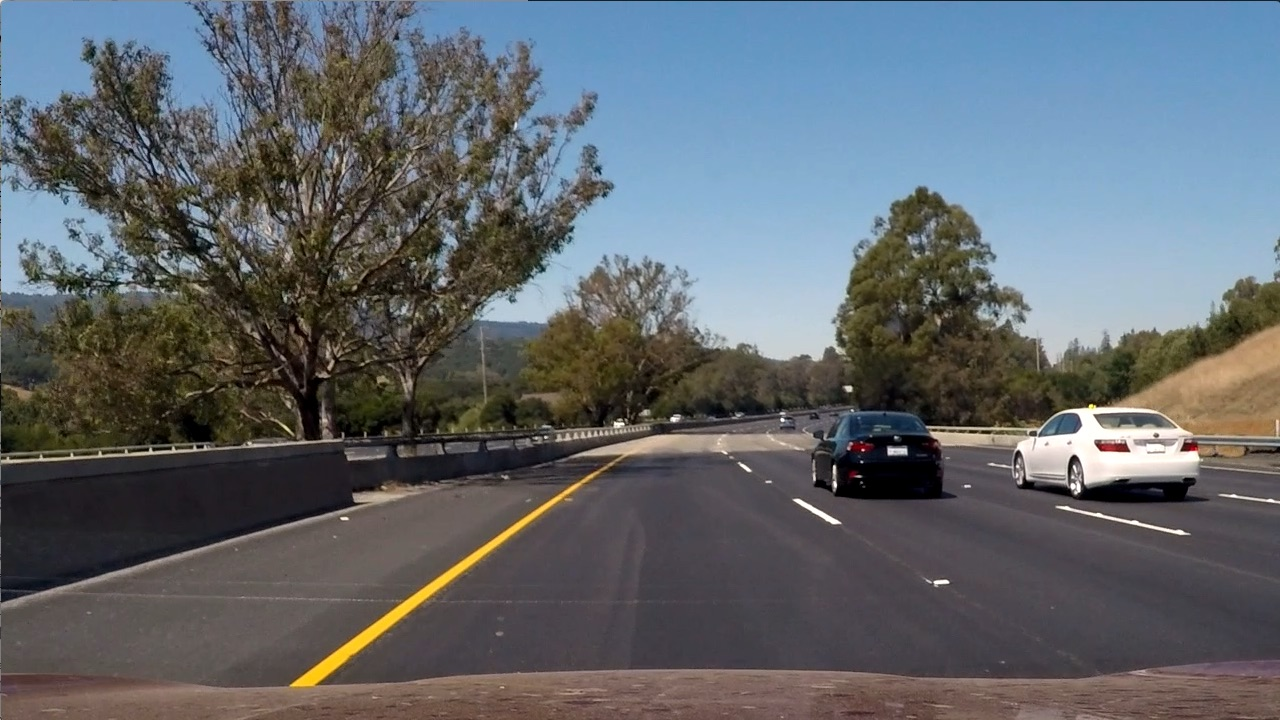
#> input picture Vehicle-Detection-and-Tracking/test_images/test6.jpg, 1280 x 720 px
$ jupyter execute --allow-errors Vehicle-Detection-and-Tracking.ipynb   (shell and % lines are left out)   (older library calls are emulated)
#> lines starting #> are read from the running program, lines starting #| are printed output that depends on the picture
# Vehicle Detection and Tracking

The goals / steps of this project are the following:

1. Decide what features to use
    * color based features
    * gradient based features
2. Choose and train a classifier. A linear SVM is probably a best bet for ideal combination of  speed and accuracy
3. Implement sliding window technique to search for vehicles in some test images
    * Multiscale search
    * Tiling schemes
4. Once we got a working detection pipeline, try it on a video stream, and implement tracking to detect vehicles.

## Feature extraction on a labeled training set of images

[cell 1]
import matplotlib.image as mpimg
import matplotlib.pyplot as plt
import numpy as np
import cv2
import glob
import time
import random
from scipy.ndimage import rotate
from sklearn.svm import LinearSVC
from sklearn.preprocessing import StandardScaler
from skimage.feature import hog
from sklearn.model_selection import train_test_split

from collections import deque
from moviepy.editor import VideoFileClip
from IPython.display import HTML
from scipy.ndimage.measurements import label

Here we combined both color-based and shape based features. While it could be cumbersome to include three color channels of a full resolution image, we perform spatial binning on an image and still retain enough information to help in finding vehicles. We also compute color histogram features.

Color-based features only capture one aspect of object's appearance. When we have class of objects that can vary in color, gradients will give more robust representation. We compute histogram of gradient directions or orientations feature.

All the above features are combined by concatinating them. Features are normalized after concatination to avoid one type of feature dominating the other.

[cell 2]
# Define a function to compute binned color features
# [32 lines left out: functions bin_spatial, color_hist, get_hog_features, not called in this run]

# Define a function to extract features from a list of images
# Have this function call bin_spatial() and color_hist()
def extract_features(imgs, color_space='RGB', spatial_size=(32, 32),
                     hist_bins=32, hist_range=(0, 256), orient=9,
                     pix_per_cell=8, cell_per_block=2, hog_channel=0):
    # Define an empty list to receive features
    img_features = []
    for image in imgs:
        img = mpimg.imread(image)
        # Apply color conversion if other than 'RGB'
        if color_space != 'RGB':
            if color_space == 'HSV':
                feature_image = cv2.cvtColor(img, cv2.COLOR_RGB2HSV)
            elif color_space == 'LUV':
                feature_image = cv2.cvtColor(img, cv2.COLOR_RGB2LUV)
            elif color_space == 'HLS':
                feature_image = cv2.cvtColor(img, cv2.COLOR_RGB2HLS)
            elif color_space == 'YUV':
                feature_image = cv2.cvtColor(img, cv2.COLOR_RGB2YUV)
            elif color_space == 'YCrCb':
                feature_image = cv2.cvtColor(img, cv2.COLOR_RGB2YCrCb)
        else:
            feature_image = np.copy(img)
        # Compute spatial features
        spatial_features = bin_spatial(feature_image, size=spatial_size)
        # Compute histogram features
        hist_features = color_hist(feature_image, nbins=hist_bins, bins_range=hist_range)
        # Compute HOG features
        if hog_channel == 'ALL':
            hog_features = []
            for channel in range(feature_image.shape[2]):
                hog_features.extend(get_hog_features(feature_image[:,:,channel],
                                    orient, pix_per_cell, cell_per_block,
                                    vis=False, feature_vec=True))
        else:
            hog_features = get_hog_features(feature_image[:,:,hog_channel], orient,
                        pix_per_cell, cell_per_block, vis=False, feature_vec=True)
        # Append features to list
        img_features.append(np.concatenate((spatial_features, hist_features, hog_features)))

    # Return concatenated array of features
    return img_features

[cell 3]
cars, notcars = [], []

cars += (glob.glob('./dataset/vehicles/GTI_Far/*.png') +
         glob.glob('./dataset/vehicles/GTI_Left/*.png') +
         glob.glob('./dataset/vehicles/GTI_MiddleClose/*.png') +
         glob.glob('./dataset/vehicles/GTI_Right/*.png') +
         glob.glob('./dataset/vehicles/KITTI_extracted/*.png'))

notcars += (glob.glob('./dataset/non-vehicles/Extras/*.png') +
            glob.glob('./dataset/non-vehicles/GTI/*.png'))

[cell 4]
spatial_size = (32, 32)
hist_bins = 32
hist_range = (0, 256)

color_space = 'HLS' # Can be RGB, HSV, LUV, HLS, YUV, YCrCb
orient = 9
pix_per_cell = 8
cell_per_block = 2
hog_channel = "ALL" # Can be 0, 1, 2, or "ALL"

[cell 5]
car_features = extract_features(cars, color_space=color_space,
                                spatial_size=spatial_size, hist_bins=hist_bins,
                                hist_range=hist_range, orient=orient,
                                pix_per_cell=pix_per_cell, cell_per_block=cell_per_block,
                                hog_channel=hog_channel)
notcar_features = extract_features(notcars, color_space=color_space,
                                   spatial_size=spatial_size, hist_bins=hist_bins,
                                   hist_range=hist_range, orient=orient,
                                   pix_per_cell=pix_per_cell, cell_per_block=cell_per_block,
                                   hog_channel=hog_channel)

[cell 6]
# import pdb;pdb.set_trace()
X = np.vstack((car_features, notcar_features)).astype(np.float64)
# Fit a per-column scaler
#> (the rest of this cell did not finish here and is left out)

## Train a Linear SVM classifier

We use the feature vectors computed above to detect cars. Design a SVM classifier that can differentiate between car images and non-car images, then run that classifier across an entire frame by sampling small patches along the way. The patches that are classified as car are the desired detections.

We train the classifier to distinguish between car and non-car images

[cell 7]
# Use a linear SVC
svc = LinearSVC()
# Check the training time for the SVC
t=time.time()
#> (the rest of this cell did not finish here and is left out)

That's a great accuracy

## Mulit-scale windows

In general, we don't know what size our object of interest will be in the image we are searching. So it makes sense to search multiple scales. Here we are establishing minimum and maximum scale at which we expect the object to appear and then reasonable number of intermediate scales to scan as well

[cell 8]
# Define a function that takes an image,
# start and stop positions in both x and y,
# window size (x and y dimensions),
# and overlap fraction (for both x and y)
def slide_window(img, x_start_stop=[None, None], y_start_stop=[None, None],
                    xy_window=(64, 64), xy_overlap=(0.5, 0.5)):
    # If x and/or y start/stop positions not defined, set to image size
    if x_start_stop[0] == None:
        x_start_stop[0] = 0
    if x_start_stop[1] == None:
        x_start_stop[1] = img.shape[1]
    if y_start_stop[0] == None:
        y_start_stop[0] = 0
    if y_start_stop[1] == None:
        y_start_stop[1] = img.shape[0]
    # Compute the span of the region to be searched
    xspan = x_start_stop[1] - x_start_stop[0]
    yspan = y_start_stop[1] - y_start_stop[0]
    # Compute the number of pixels per step in x/y
    nx_pix_per_step = np.int(xy_window[0]*(1 - xy_overlap[0]))
    ny_pix_per_step = np.int(xy_window[1]*(1 - xy_overlap[1]))
    # Compute the number of windows in x/y
    nx_buffer = np.int(xy_window[0]*(xy_overlap[0]))
    ny_buffer = np.int(xy_window[1]*(xy_overlap[1]))
    nx_windows = np.int((xspan-nx_buffer)/nx_pix_per_step)
    ny_windows = np.int((yspan-ny_buffer)/ny_pix_per_step)
    # Initialize a list to append window positions to
    window_list = []
    # Loop through finding x and y window positions
    # Note: you could vectorize this step, but in practice
    # you'll be considering windows one by one with your
    # classifier, so looping makes sense
    for ys in range(ny_windows):
        for xs in range(nx_windows):
            # Calculate window position
            startx = xs*nx_pix_per_step + x_start_stop[0]
            endx = startx + xy_window[0]
            starty = ys*ny_pix_per_step + y_start_stop[0]
            endy = starty + xy_window[1]

            # Append window position to list
            window_list.append(((startx, starty), (endx, endy)))
    # Return the list of windows
    return window_list

# Define a function to draw bounding boxes
def draw_boxes(img, bboxes, color=(0, 0, 255), thick=6):
    # Make a copy of the image
    imcopy = np.copy(img)
    # Iterate through the bounding boxes
    for bbox in bboxes:
        # Draw a rectangle given bbox coordinates
        cv2.rectangle(imcopy, bbox[0], bbox[1], color, thick)
    # Return the image copy with boxes drawn
    return imcopy

[cell 9]
start, stop, step = 90, 191, 20
xy_window = [(n, int(n * 0.65)) for n in range(start, stop, step)]
ystart = 400
overlap = 1.65
xstep = int(1280 / len(xy_window))
x_start_stop = [(n, n + xstep - 1) for n in range(0, 1280, xstep)]
y_start_stop = [(ystart, ystart + n + 2 * step) for n in range(start, stop, step)]
xy_overlap = [(0.8, 0.8) for _ in range(start, stop, step)]

color = []
for _ in range(start, stop, step):
    base = [0, 0, 0]
    base[random.randint(0,2)] = random.randint(150, 255)
    color.append(tuple(base))

[cell 10]

image = mpimg.imread('./test_images/test6.jpg')
#> image is the input picture: shape (720, 1280, 3); mean R, G, B 97, 102.6, 107.9
draw_image = np.copy(image)
image = image * 1.0 / 255

windows = []
for i in range(len(xy_window)):
    current_windows = slide_window(image,
                                   x_start_stop=x_start_stop[i],
                                   y_start_stop=(400, 720),
                                   xy_window=xy_window[i],
                                   xy_overlap=(0, 0))
    windows += current_windows
    draw_image = draw_boxes(draw_image, current_windows, color=color[i])
#> this loop made 6 passes
#> current_windows on passes 5 to 6: [((852, 400), (1022, 510)), ((852, 510), (1022, 620))], [((1065, 400), (1255, 523)), ((1065, 523), (1255, 646))]
#> pass 2, `draw_image = draw_boxes(draw_image, current_windows, color=color[i])`:
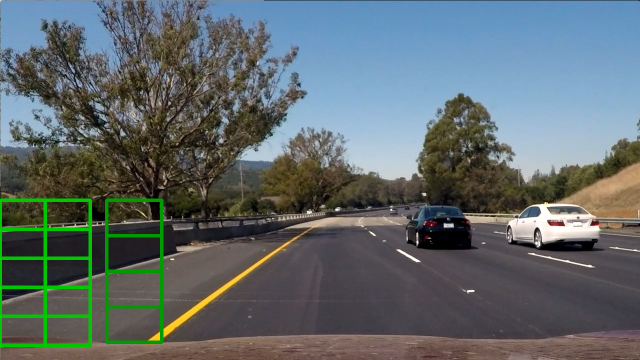
#> draw_image: shape (720, 1280, 3) (shown at 1/2 size); mean R, G, B 95.4, 105.1, 106.6
#> after the loop:
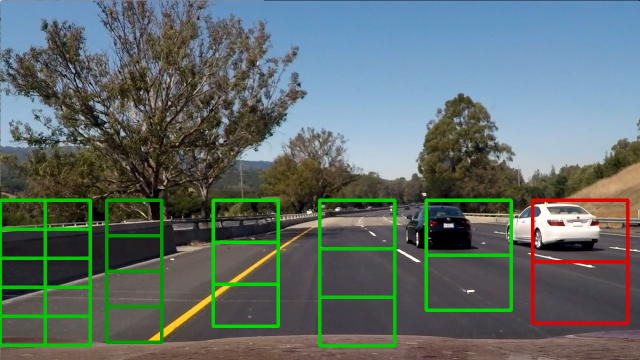
#> draw_image: shape (720, 1280, 3) (shown at 1/2 size); mean R, G, B 94.5, 107.5, 104.2

plt.imshow(draw_image)
#> (this line was passed over: IPython is not available in this run)
plt.imsave('./output_images/Multi_scale_windows.jpg', draw_image)

Patches at above window locations will be searched for for in each and every frame of the test video

## Use sliding-window technique and a trained classifier to search for vehicles in images

We have restricted the search area for the cars in an image to lower half of the image as shown above. Also window sizes is chosen by taking into account that cars appear smaller near the horizon and larger when they are close to our camera.

[cell 11]
# Define a function to extract features from a single image window
# This function is very similar to extract_features()
# just for a single image rather than list of images
# [68 lines left out: functions single_img_features, search_windows, not called in this run]

#> (a cell that did not finish here is left out)

Results seems to be pretty good, but there is a false positive in test2.jpg, and there are many duplicate detections in rest of the images.
Following section removes false positives and multiple detections

## Heat map to remove false positives and multiple detections

To make a heat-map, you're simply going to add "heat" (+=1) for all pixels within windows where a positive detection is reported by your classifier. The "hot" parts of the map are where the cars are, and by imposing a threshold, we can reject areas affected by false positives.

[cell 13]
# [30 lines left out: functions add_heat, apply_threshold, draw_labeled_bboxes, not called in this run]

Following output shows the averaged detections after getting rid of false positives and mulitple detections.

#> (a cell that did not finish here is left out)

That's pretty cool ! We were able to detect all the cars without and false positives and multiple detections

## Run above pipeline on a video stream

In practice, we integrated a heat map over several frames of video, such that areas of multiple detections get "hot", while transient false positives stay "cool". we then simply thresholded the heatmap to remove false positives.

Once you have a thresholded heat-map, there are many ways we could go about trying to figure out how many cars you have in each frame and which pixels belong to which cars, but one of the most straightforward solutions is to use the label() function from scipy.ndimage.measurements.

[cell 15]
start, stop, step = 90, 191, 20
xy_window = [(n, int(n * 0.65)) for n in range(start, stop, step)]
ystart = 400
overlap = 1.65
y_start_stop = [(ystart, ystart + n + 2 * step) for n in range(start, stop, step)]
xy_overlap = [(0.8, 0.8) for _ in range(start, stop, step)]

class Heat():
    def __init__(self, length = 4):
        self.length = length
        self.heat_history = deque(maxlen=length)
        self.heat_history_full = False

    def queue_heat(self, heat):
        self.heat_history.appendleft(heat)
        self.heat_history_full = len(self.heat_history) == self.length

# [38 lines left out: function process_image, not called in this run]

## Advanced Lane detections

We have integrated the code from project 4 (Adavnced Lane Detection) to find lanes as well as vehicles in the currect video stream. Many following cells include Lane detection code.

[cell 16]
def get_obj_img_points(nx=9, ny=6):
    # prepare object points, like (0,0,0),
    # (1,0,0),..,(8,5,0)
    objp = np.zeros((ny*nx,3), np.float32)
    objp[:,:2] = np.mgrid[0:nx, 0:ny].T.reshape(-1,2)

    # Arrays to store object points and image points
    # from all the images.
    objpoints = [] # 3d points in real world space
    imgpoints = [] # 2d points in image plane.

    images = glob.glob('camera_cal/calibration*.jpg')

    # Step through the list and search
    # for chessboard corners
    for idx, fname in enumerate(images):
        img = cv2.imread(fname)
        img_size = (img.shape[1], img.shape[0])
        gray = cv2.cvtColor(img, cv2.COLOR_BGR2GRAY)

        # Find the chessboard corners
        ret, corners = cv2.findChessboardCorners(gray,
                                                 (nx, ny),
                                                 None)

        # If found, add object points, image points
        if ret == True:
            objpoints.append(objp)
            imgpoints.append(corners)
    return objpoints, imgpoints

# obtain camera calibration parameters

def cal_camera(img, objpoints, imgpoints):
    gray = cv2.cvtColor(img, cv2.COLOR_BGR2GRAY)
    ret, mtx, dist, rvecs, tvecs = cv2.calibrateCamera(
                                    objpoints,
                                    imgpoints,
                                    gray.shape[::-1],
                                    None,
                                    None)
    return mtx, dist

# undistort the image

def cal_undistort(img, mtx, dist):
    return cv2.undistort(img, mtx, dist, None, mtx)

[cell 17]
# function that applies Sobel x or y,
# then takes an absolute value and applies a threshold.
# [147 lines left out: functions abs_sobel_thresh, mag_thresh, dir_threshold, hls_select, region_of_interest, pipeline, not called in this run]

[cell 18]
# [28 lines left out: functions get_PTmatrix, corners_unwarp, warp_image, not called in this run]

[cell 19]
#Define Line class as suggested in the lecture

class Line():
    def __init__(self):
        # was the line detected in the last iteration?
        self.detected = False
        #polynomial coefficients for the most recent fit
        self.current_fit = [np.array([False])]
        #radius of curvature of the line in some units
        self.radius_of_curvature = None
        self.fit_history = deque(maxlen=6)
        self.fit_history_full = False

# [164 lines left out: functions radius_of_curvature, lane_detections, lane_pixels, not called in this run]

[cell 20]
# [87 lines left out: functions car_position, draw_lines, mark_lane, not called in this run]

[cell 21]
image = cv2.imread('test_images/test{}.jpg'.format(2))
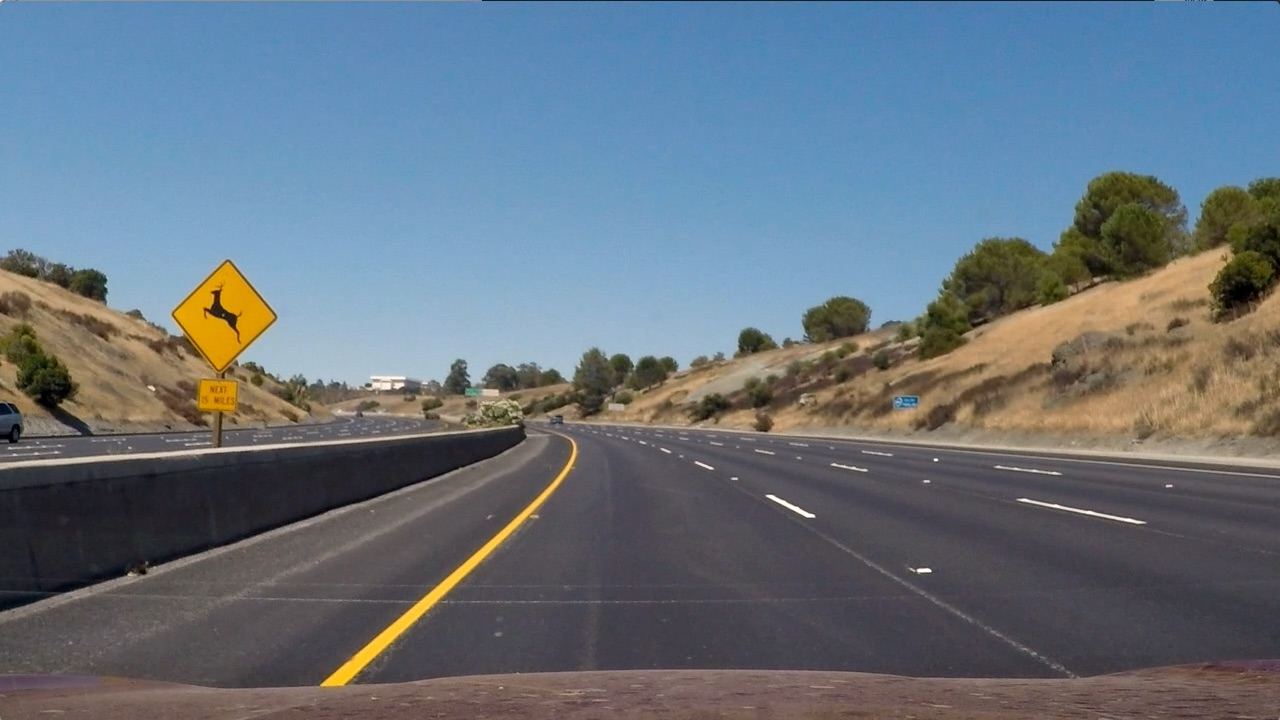
#> input picture Vehicle-Detection-and-Tracking/test_images/test2.jpg, 1280 x 720 px
#> image is the input picture: shape (720, 1280, 3); mean B, G, R 125.5, 114.6, 102.8

objpoints, imgpoints = get_obj_img_points()
#> (the rest of this cell did not finish here and is left out)

#> in cal_camera, `gray = cv2.cvtColor(img, cv2.COLOR_BGR2GRAY)`:
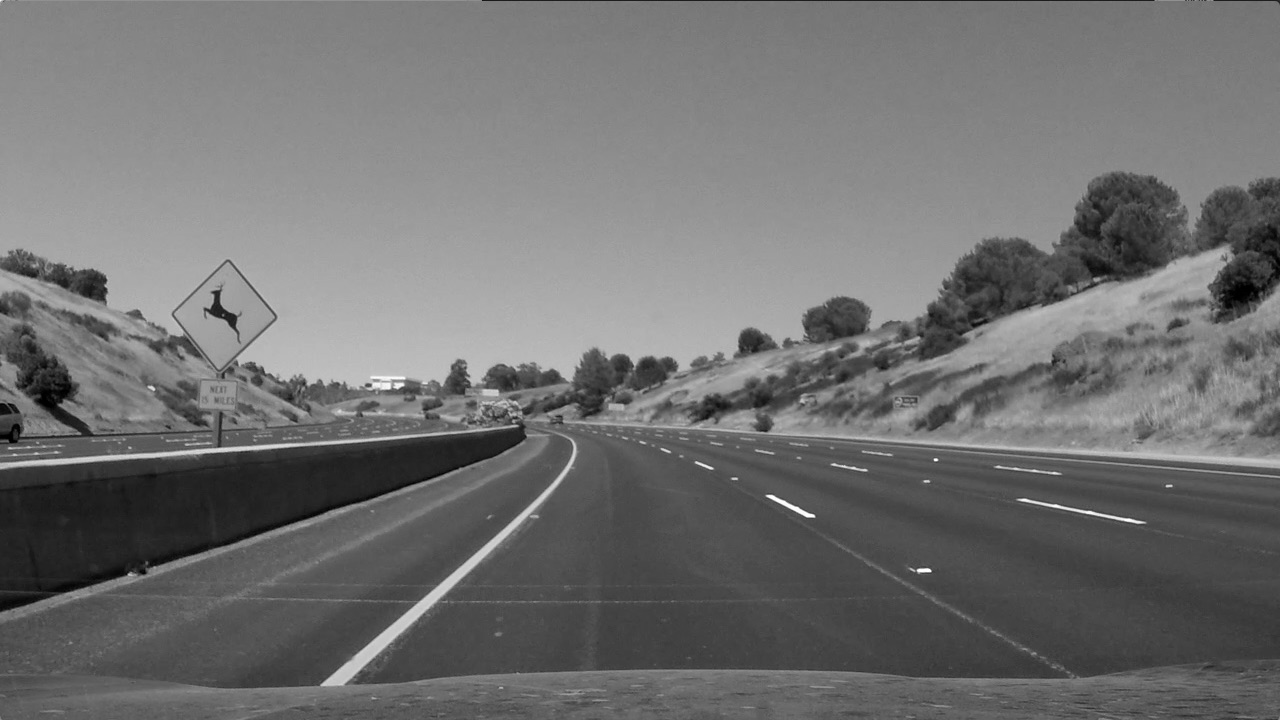
#> gray: shape (720, 1280); min 0, max 255, mean 112.3
M, Minv = get_PTmatrix(image.shape[1], image.shape[0])

left_lane = Line()
right_lane = Line()

marked_image = mark_lane(image)
plt.imshow(cv2.cvtColor(marked_image, cv2.COLOR_BGR2RGB))

### Finally, detect lanes and vehicles in a video frame

[cell 22]
left_lane = Line()
right_lane = Line()
heatobj = Heat()
